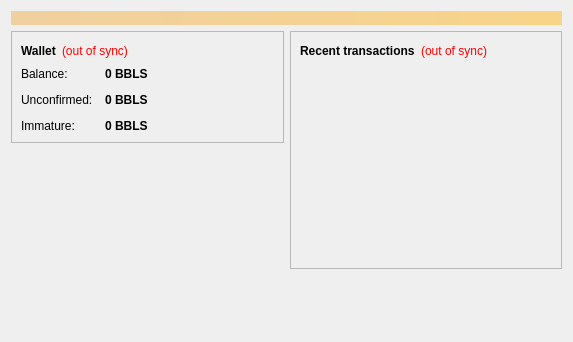
<?xml version="1.0" encoding="UTF-8"?>
<ui version="4.0">
 <class>OverviewPage</class>
 <widget class="QWidget" name="OverviewPage">
  <property name="geometry">
   <rect>
    <x>0</x>
    <y>0</y>
    <width>573</width>
    <height>342</height>
   </rect>
  </property>
  <property name="windowTitle">
   <string>Form</string>
  </property>
  <layout class="QVBoxLayout" name="topLayout">
   <item>
    <widget class="QLabel" name="labelAlerts">
     <property name="visible">
      <bool>false</bool>
     </property>
     <property name="styleSheet">
      <string notr="true">background-color: qlineargradient(x1: 0, y1: 0, x2: 1, y2: 0, stop:0 #F0D0A0, stop:1 #F8D488); color:#000000;</string>
     </property>
     <property name="wordWrap">
      <bool>true</bool>
     </property>
     <property name="margin">
      <number>3</number>
     </property>
    </widget>
   </item>
   <item>
    <layout class="QHBoxLayout" name="horizontalLayout" stretch="1,1">
     <item>
      <layout class="QVBoxLayout" name="verticalLayout_2">
       <item>
        <widget class="QFrame" name="frame">
         <property name="frameShape">
          <enum>QFrame::StyledPanel</enum>
         </property>
         <property name="frameShadow">
          <enum>QFrame::Raised</enum>
         </property>
         <layout class="QVBoxLayout" name="verticalLayout_4">
          <item>
           <layout class="QHBoxLayout" name="horizontalLayout_4">
            <item>
             <widget class="QLabel" name="label_5">
              <property name="font">
               <font>
                <weight>75</weight>
                <bold>true</bold>
               </font>
              </property>
              <property name="text">
               <string>Wallet</string>
              </property>
             </widget>
            </item>
            <item>
             <widget class="QLabel" name="labelWalletStatus">
              <property name="toolTip">
               <string>The displayed information may be out of date. Your wallet automatically synchronizes with the Bigballs network after a connection is established, but this process has not completed yet.</string>
              </property>
              <property name="styleSheet">
               <string notr="true">QLabel { color: red; }</string>
              </property>
              <property name="text">
               <string notr="true">(out of sync)</string>
              </property>
              <property name="alignment">
               <set>Qt::AlignLeading|Qt::AlignLeft|Qt::AlignVCenter</set>
              </property>
             </widget>
            </item>
            <item>
             <spacer name="horizontalSpacer_2">
              <property name="orientation">
               <enum>Qt::Horizontal</enum>
              </property>
              <property name="sizeHint" stdset="0">
               <size>
                <width>40</width>
                <height>20</height>
               </size>
              </property>
             </spacer>
            </item>
           </layout>
          </item>
          <item>
           <layout class="QFormLayout" name="formLayout_2">
            <property name="fieldGrowthPolicy">
             <enum>QFormLayout::AllNonFixedFieldsGrow</enum>
            </property>
            <property name="horizontalSpacing">
             <number>12</number>
            </property>
            <property name="verticalSpacing">
             <number>12</number>
            </property>
            <item row="0" column="0">
             <widget class="QLabel" name="label">
              <property name="text">
               <string>Balance:</string>
              </property>
             </widget>
            </item>
            <item row="0" column="1">
             <widget class="QLabel" name="labelBalance">
              <property name="font">
               <font>
                <weight>75</weight>
                <bold>true</bold>
               </font>
              </property>
              <property name="cursor">
               <cursorShape>IBeamCursor</cursorShape>
              </property>
              <property name="toolTip">
               <string>Your current balance</string>
              </property>
              <property name="text">
               <string notr="true">0 BBLS</string>
              </property>
              <property name="textInteractionFlags">
               <set>Qt::LinksAccessibleByMouse|Qt::TextSelectableByKeyboard|Qt::TextSelectableByMouse</set>
              </property>
             </widget>
            </item>
            <item row="1" column="0">
             <widget class="QLabel" name="label_3">
              <property name="text">
               <string>Unconfirmed:</string>
              </property>
             </widget>
            </item>
            <item row="1" column="1">
             <widget class="QLabel" name="labelUnconfirmed">
              <property name="font">
               <font>
                <weight>75</weight>
                <bold>true</bold>
               </font>
              </property>
              <property name="cursor">
               <cursorShape>IBeamCursor</cursorShape>
              </property>
              <property name="toolTip">
               <string>Total of transactions that have yet to be confirmed, and do not yet count toward the current balance</string>
              </property>
              <property name="text">
               <string notr="true">0 BBLS</string>
              </property>
              <property name="textInteractionFlags">
               <set>Qt::LinksAccessibleByMouse|Qt::TextSelectableByKeyboard|Qt::TextSelectableByMouse</set>
              </property>
             </widget>
            </item>
            <item row="2" column="0">
             <widget class="QLabel" name="labelImmatureText">
              <property name="text">
               <string>Immature:</string>
              </property>
             </widget>
            </item>
            <item row="2" column="1">
             <widget class="QLabel" name="labelImmature">
              <property name="font">
               <font>
                <weight>75</weight>
                <bold>true</bold>
               </font>
              </property>
              <property name="toolTip">
               <string>Mined balance that has not yet matured</string>
              </property>
              <property name="text">
               <string notr="true">0 BBLS</string>
              </property>
              <property name="textInteractionFlags">
               <set>Qt::LinksAccessibleByMouse|Qt::TextSelectableByKeyboard|Qt::TextSelectableByMouse</set>
              </property>
             </widget>
            </item>
           </layout>
          </item>
         </layout>
        </widget>
       </item>
       <item>
        <spacer name="verticalSpacer">
         <property name="orientation">
          <enum>Qt::Vertical</enum>
         </property>
         <property name="sizeHint" stdset="0">
          <size>
           <width>20</width>
           <height>40</height>
          </size>
         </property>
        </spacer>
       </item>
      </layout>
     </item>
     <item>
      <layout class="QVBoxLayout" name="verticalLayout_3">
       <item>
        <widget class="QFrame" name="frame_2">
         <property name="frameShape">
          <enum>QFrame::StyledPanel</enum>
         </property>
         <property name="frameShadow">
          <enum>QFrame::Raised</enum>
         </property>
         <layout class="QVBoxLayout" name="verticalLayout">
          <item>
           <layout class="QHBoxLayout" name="horizontalLayout_2">
            <item>
             <widget class="QLabel" name="label_4">
              <property name="text">
               <string>&lt;b&gt;Recent transactions&lt;/b&gt;</string>
              </property>
             </widget>
            </item>
            <item>
             <widget class="QLabel" name="labelTransactionsStatus">
              <property name="toolTip">
               <string>The displayed information may be out of date. Your wallet automatically synchronizes with the Bigballs network after a connection is established, but this process has not completed yet.</string>
              </property>
              <property name="styleSheet">
               <string notr="true">QLabel { color: red; }</string>
              </property>
              <property name="text">
               <string notr="true">(out of sync)</string>
              </property>
              <property name="alignment">
               <set>Qt::AlignRight|Qt::AlignTrailing|Qt::AlignVCenter</set>
              </property>
             </widget>
            </item>
            <item>
             <spacer name="horizontalSpacer">
              <property name="orientation">
               <enum>Qt::Horizontal</enum>
              </property>
              <property name="sizeHint" stdset="0">
               <size>
                <width>40</width>
                <height>20</height>
               </size>
              </property>
             </spacer>
            </item>
           </layout>
          </item>
          <item>
           <widget class="QListView" name="listTransactions">
            <property name="styleSheet">
             <string notr="true">QListView { background: transparent; }</string>
            </property>
            <property name="frameShape">
             <enum>QFrame::NoFrame</enum>
            </property>
            <property name="verticalScrollBarPolicy">
             <enum>Qt::ScrollBarAlwaysOff</enum>
            </property>
            <property name="horizontalScrollBarPolicy">
             <enum>Qt::ScrollBarAlwaysOff</enum>
            </property>
            <property name="selectionMode">
             <enum>QAbstractItemView::NoSelection</enum>
            </property>
           </widget>
          </item>
         </layout>
        </widget>
       </item>
       <item>
        <spacer name="verticalSpacer_2">
         <property name="orientation">
          <enum>Qt::Vertical</enum>
         </property>
         <property name="sizeHint" stdset="0">
          <size>
           <width>20</width>
           <height>40</height>
          </size>
         </property>
        </spacer>
       </item>
      </layout>
     </item>
    </layout>
   </item>
  </layout>
 </widget>
 <resources/>
 <connections/>
</ui>
